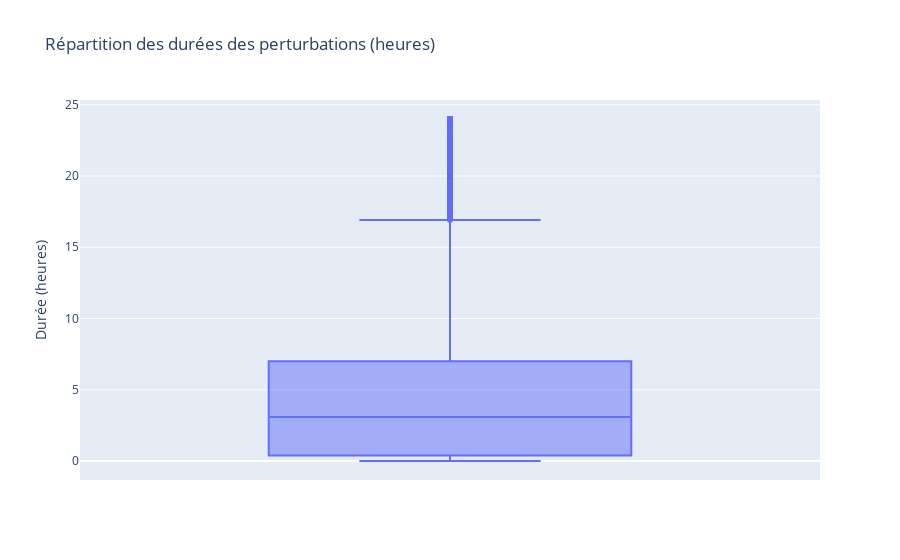

Write notebook code for a chart like this one.
### Markdown cell above
La distribution est extrêmement asymétrique, certaines perturbations durent des jours et des jours. Essayons de visualiser la répartitions de celles de moins de 24 heures.

### Code cell
lower_bound = 0
upper_bound = 24

df_duration_filtered = df_disruptions[
    (df_disruptions['duration_hours'] >= lower_bound) &
    (df_disruptions['duration_hours'] <= upper_bound)
]

# Boxplot of durations (hours) without extreme values
fig_duration_box = px.box(
    df_duration_filtered, 
    y='duration_hours',
    title='Répartition des durées des perturbations (heures)'
)
fig_duration_box.update_layout(yaxis_title='Durée (heures)')
fig_duration_box.show()

### Figure 1 — Plotly figure (JSON) as saved in the notebook; plotly's stock layout.template omitted (floating-point values rounded to 4 significant figures; data arrays with more than 128 entries replaced by an {"elided": "..."} marker saying what was removed)
{"data": [{"alignmentgroup": "True", "hovertemplate": "duration_hours=%{y}<extra></extra>", "legendgroup": "", "marker": {"color": "#636efa"}, "name": "", "notched": false, "offsetgroup": "", "orientation": "v", "showlegend": false, "type": "box", "x0": " ", "xaxis": "x", "y": {"elided": "25809 float values"}, "y0": " ", "yaxis": "y"}], "layout": {"boxmode": "group", "legend": {"tracegroupgap": 0}, "title": {"text": "Répartition des durées des perturbations (heures)"}, "xaxis": {"anchor": "y", "domain": [0, 1]}, "yaxis": {"anchor": "x", "domain": [0, 1], "title": {"text": "Durée (heures)"}}}}
